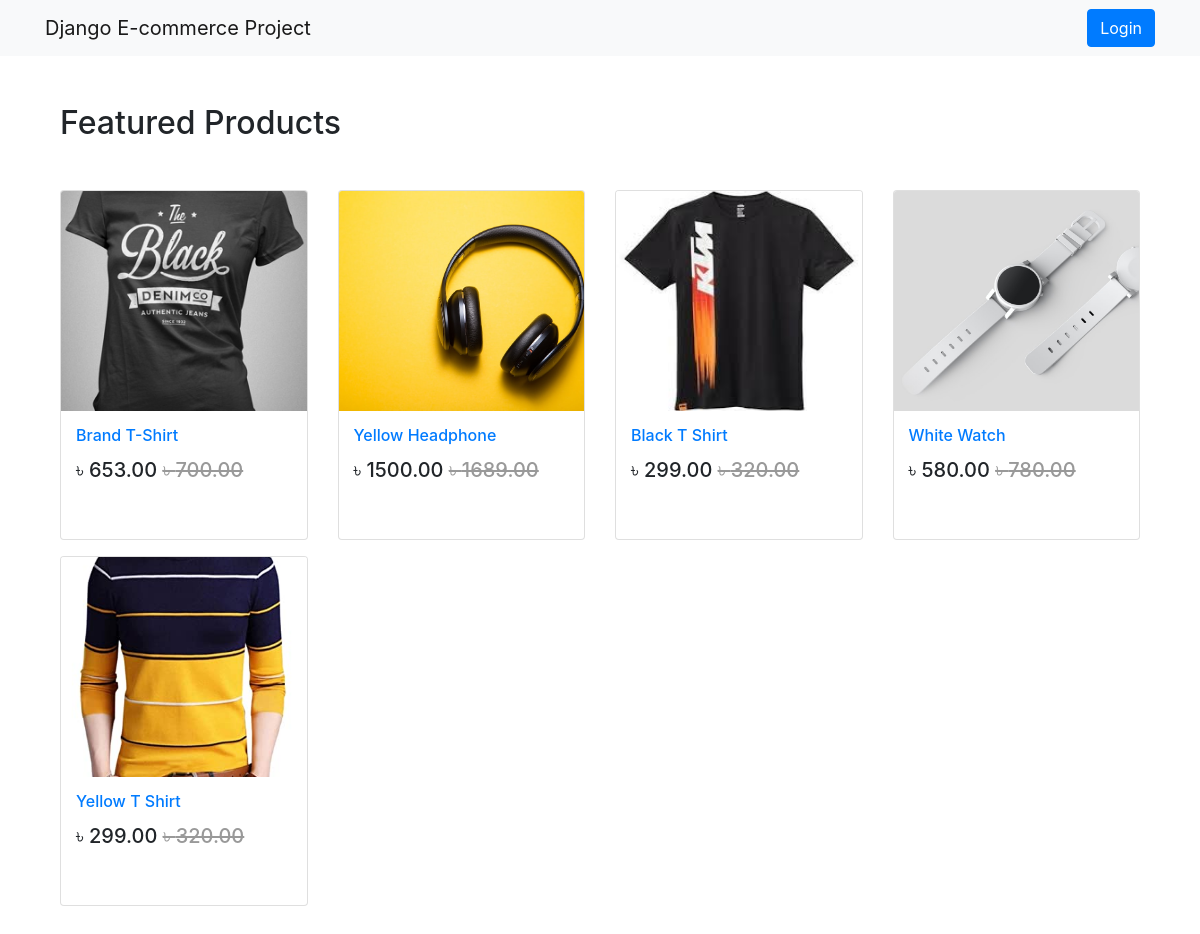
The page / on the database its author committed.
### App_Shop/models.py (models this page shows, shortened)
class Product(models.Model):
    mainimage = models.ImageField(upload_to='Products')
    name = models.CharField(max_length=264)
    category = models.ForeignKey(Category, on_delete=models.CASCADE, related_name='category')
    preview_text = models.TextField(max_length=264, verbose_name='Preview Text')
    detail_text = models.TextField(max_length=1000, verbose_name='Description')
    price = models.FloatField()
    old_price = models.FloatField(default=0.00)
    created = models.DateTimeField(auto_now_add=True)
    class Meta:
        ordering = ['-created',]

### App_Shop/views.py (the view)
# urls.py: path('', views.Home.as_view(), name='home'),
class Home(ListView):
    model = Product
    template_name = 'App_Shop/home.html'

### templates/App_Shop/home.html (shortened to what this page needs)
{% extends 'base.html' %}
{% load crispy_forms_tags %}
{%block body_block%}
<div class="container my-5">
  <h2 class="my-5">Featured Products</h2>
  <div class="row">
    {% for product in object_list %}
    <div class="col-md-6 col-sm-12 col-lg-3">
      <figure class="card card-product">
        <div class="img-wrap">
          <img src="/media/{{product.mainimage}}" alt="" style="width:100%;height:300px;">
        </div>
        <figure>
          <figcaption class="info-wrap">
            <h6 class="title"><a href="{% url 'App_Shop:product_detail' pk=product.pk %}">{{product.name}}</a></h6>
            <div class="action-wrap">
              <div class="price-wrap h5">
                <span class="price-new">&#2547; {{product.price|floatformat:2}}</span>
                <span class="price-old"><strike>&#2547; {{product.old_price|floatformat:2}}</strike></span>
              </div>
            </div>
          </figcaption>
        </figure>
      </figure>
    </div>
    {% endfor %}
  </div>
</div>
{% endblock %}

### templates/base.html (shortened to what this page needs)
{% load static %}
<!DOCTYPE html>
<html lang="en" dir="ltr">
  <head>
    <link rel="stylesheet" href="https://maxcdn.bootstrapcdn.com/bootstrap/4.0.0/css/bootstrap.min.css">
   <link rel="stylesheet" href="https://use.fontawesome.com/releases/v5.15.4/css/all.css">
   <link rel="stylesheet" href="{% static 'css/main.css' %}">
  </head>
  <body>
    {% include 'navbar.html' %}
    <div class="container" style="padding-top:;">
      {% block body_block %}
      {% endblock %}
    </div>
  </body>
</html>

### templates/navbar.html (shortened to what this page needs)
{% load cart_tag %}
<nav class="navbar navbar-expand-sm navbar-light bg-light">
  <div class="container">
    <a href="{% url 'App_Shop:home' %}" class="navbar-brand">Django E-commerce Project</a>
    <div class="collapse navbar-collapse" id="navbarNav">
      <ul class="navbar-nav ml-auto">
        {% if request.user.is_authenticated %}
        <li class="nav-item">
          <a href="{% url 'App_Order:cart' %}" class="nav-link">
            <i class="fas fa-shopping-cart"></i>Cart
            <span class="badge badge-light">{{ request.user|cart_total }}</span>
          </a>
        </li>
        <li class="nav-item dropdown">
          <a class="nav-link dropdown-toggle" href="#" id="navbarDropdown" role="button" data-toggle="dropdown" aria-haspopup="true" aria-expanded="false"><i class="fas fa-user-tie"></i>{{request.user.profile.username}}</a>
          <div class="dropdown-menu" aria-labelledby="navbarDropdown">
            <a class="dropdown-item" href="{% url 'App_Login:profile' %}">Profile</a>
            <a class="dropdown-item" href="{% url 'App_Payment:orders' %}">Orders</a>
            <div class="dropdown-divider"></div>
            <a href="{% url 'App_Login:logout' %}" class="dropdown-item">Logout</a>
          </div>
        </li>
        {% else %}
        <li class="nav-item">
          <a href="{% url 'App_Login:login' %}" class="btn btn-primary">Login</a>
        </li>
        {% endif %}
      </ul>
    </div>
  </div>
</nav>

### templates/base.html (style rules this page uses)
.card { height:350px; }
.card-product:after { content:""; display: table; clear: both; visibility: hidden; }
.card-product .price-old { color: #999; }
.card-product .img-wrap { border-radius: 3px 3px 0 0; overflow: hidden; position: relative; height: 220px; text-align: center; }
.card-product .img-wrap img { max-height: 100%; max-width: 100%; object-fit: cover; }
.card-product .info-wrap { overflow: hidden; padding: 15px; border-top:: 1px solid #eee; }
.card-product .action-wrap { padding-top: 4px; margin-top: 4px; }
.card-product .title { margin-top: 0; }

### rows shown on the page
Product: mainimage (picture), name "Brand T-Shirt", price "653.00", old_price "700.00"
Product: mainimage (picture), name "Yellow Headphone", price "1500.00", old_price "1689.00"
Product: mainimage (picture), name "Black T Shirt", price "299.00", old_price "320.00"
Product: mainimage (picture), name "White Watch", price "580.00", old_price "780.00"
Product: mainimage (picture), name "Yellow T Shirt", price "299.00", old_price "320.00"
